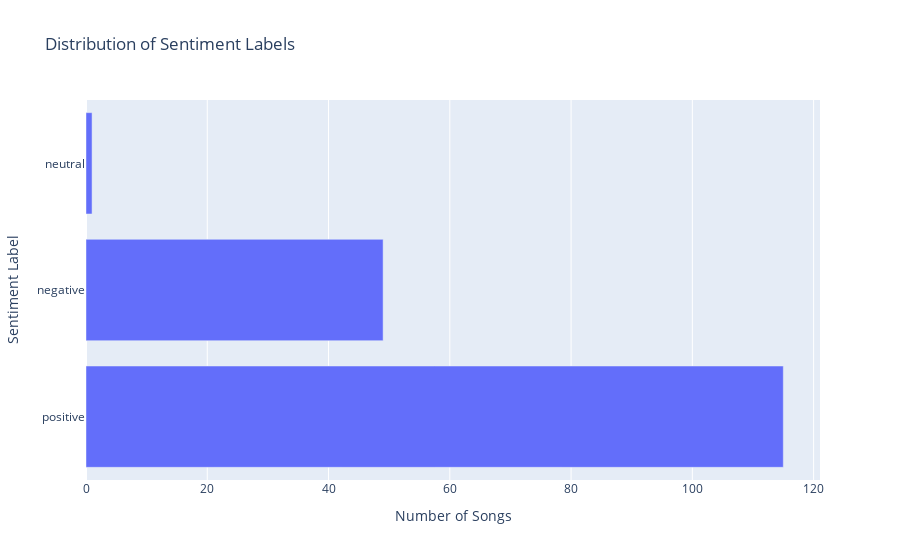

The notebook cell this image was saved under:
### Code cell
#sentiment distribution
import plotly.express as px
import seaborn as sns
import matplotlib.pyplot as plt

#group by sentiment_label and count occurances
sentiment_counts = song_sentiment['sentiment_label'].value_counts().reset_index()
sentiment_counts.columns = ['sentiment_label', 'count']

# Create a bar chart for sentiment labels
fig = px.bar(
    sentiment_counts, x='count', y='sentiment_label',
    orientation='h',
    title='Distribution of Sentiment Labels',
    labels={'sentiment_label': 'Sentiment Label', 'count': 'Number of Songs'})

fig.show()

### Figure 1 — Plotly figure (JSON) as saved in the notebook; plotly's stock layout.template omitted (floating-point values rounded to 4 significant figures)
{"data": [{"alignmentgroup": "True", "hovertemplate": "Number of Songs=%{x}<br>Sentiment Label=%{y}<extra></extra>", "legendgroup": "", "marker": {"color": "#636efa", "pattern": {"shape": ""}}, "name": "", "offsetgroup": "", "orientation": "h", "showlegend": false, "textposition": "auto", "type": "bar", "x": [115, 49, 1], "xaxis": "x", "y": ["positive", "negative", "neutral"], "yaxis": "y"}], "layout": {"barmode": "relative", "legend": {"tracegroupgap": 0}, "title": {"text": "Distribution of Sentiment Labels"}, "xaxis": {"anchor": "y", "domain": [0, 1], "title": {"text": "Number of Songs"}}, "yaxis": {"anchor": "x", "domain": [0, 1], "title": {"text": "Sentiment Label"}}}}
